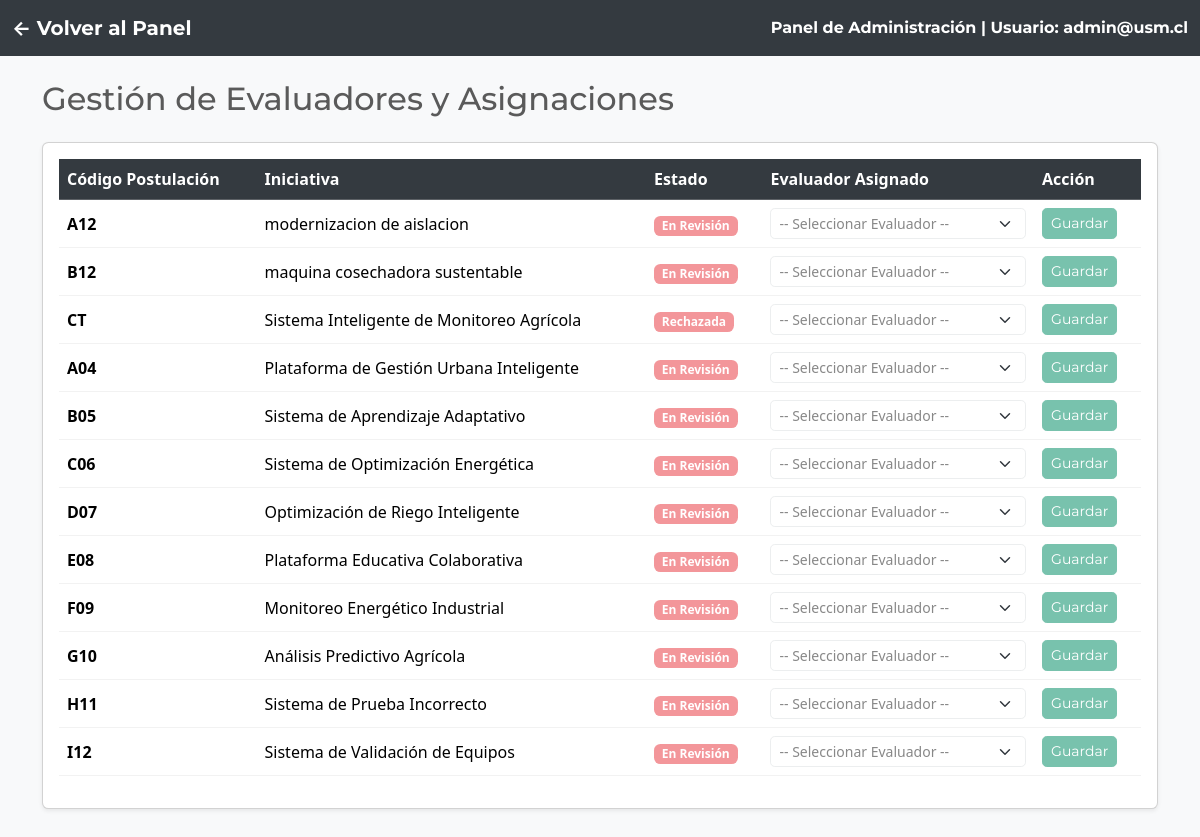
The page /PHP/admin_gestion.php (signed in) on the database its author committed.
### tables this page shows
CREATE TABLE Postulacion(
    Numero_Postulacion INT PRIMARY KEY,
    Fecha_Postulacion DATE NOT NULL,
    Codigo_Postulacion VARCHAR(100) NOT NULL UNIQUE,
    Presupuesto_Total DECIMAL(15,2) NOT NULL,
    Nombre_Responsable_1 VARCHAR(100) NOT NULL, 
    Nombre_Responsable_2 VARCHAR(100) NOT NULL,
    Rut_Empresa VARCHAR(10) NOT NULL,
    ID_Sede INT NOT NULL,
    ID_Region_Ejecucion INT NOT NULL,
    ID_Region_Impacto INT NOT NULL,
    ID_Tipo_Iniciativa INT NOT NULL,
    ID_Estado INT NOT NULL,
    FOREIGN KEY (Rut_Empresa) REFERENCES Entidad_Empresa(Rut_Empresa),
    FOREIGN KEY (ID_Sede) REFERENCES Sede(ID_Sede),
    FOREIGN KEY (ID_Region_Ejecucion) REFERENCES Region(ID_Region),
    FOREIGN KEY (ID_Region_Impacto) REFERENCES Region(ID_Region),
    FOREIGN KEY (ID_Tipo_Iniciativa) REFERENCES Tipo_Iniciativa(ID_Tipo_Iniciativa),
    FOREIGN KEY (ID_Estado) REFERENCES Estado_Postulacion(ID_Estado)
);

CREATE TABLE Iniciativa(
    ID_Iniciativa INT PRIMARY KEY AUTO_INCREMENT,
    Documentos VARCHAR(100),
    Nombre_Iniciativa VARCHAR(100) NOT NULL,
    Objetivo_Iniciativa VARCHAR(255) NOT NULL,
    Descripcion_Soluciones VARCHAR(255) NOT NULL,
    Resultados_Esperados VARCHAR(255) NOT NULL,
    ID_Postulacion INT NOT NULL,
    FOREIGN KEY (ID_Postulacion) REFERENCES Postulacion(Numero_Postulacion)
);

CREATE TABLE Estado_Postulacion(
    ID_Estado INT PRIMARY KEY,
    Nombre_Estado VARCHAR(100) NOT NULL
);

### PHP/admin_gestion.php (the view, shortened to what this page needs)
<?php
require 'conexion.php';
$sql = "SELECT p.Numero_Postulacion, p.Codigo_Postulacion, i.Nombre_Iniciativa, p.ID_Evaluador, u.Correo AS Correo_Eval, est.Nombre_Estado
        FROM Postulacion p
        LEFT JOIN Iniciativa i ON p.Numero_Postulacion = i.ID_Postulacion
        JOIN Estado_Postulacion est ON p.ID_Estado = est.ID_Estado
        LEFT JOIN Usuarios u ON p.ID_Evaluador = u.ID_Usuario";
$postulaciones = $conexion->query($sql);
?>
<!DOCTYPE html>
<html lang="es">
<head>
    <link href="https://bootswatch.com/5/minty/bootstrap.min.css" rel="stylesheet">
</head>
<body class="bg-light">
<nav class="navbar navbar-expand-lg navbar-dark bg-dark mb-4">
  <div class="container-fluid">
    <a class="navbar-brand fw-bold" href="principal.php">← Volver al Panel</a>
    <span class="navbar-text text-white fw-bold">
        Panel de Administración | Usuario: <?php echo $_SESSION['usuario']; ?>
    </span>
  </div>
</nav>
<div class="container mb-5">
    <h2 class="mb-4">Gestión de Evaluadores y Asignaciones</h2>
    <div class="card shadow-sm">
        <div class="card-body">
            <table class="table table-hover align-middle">
                <thead class="table-dark">
                    <tr>
                        <th>Código Postulación</th>
                        <th>Iniciativa</th>
                        <th>Estado</th>
                        <th>Evaluador Asignado</th>
                        <th>Acción</th>
                    </tr>
                </thead>
                <tbody>
                    <?php while($p = $postulaciones->fetch_assoc()): ?>
                        <tr>
                            <td><strong><?php echo $p['Codigo_Postulacion']; ?></strong></td>
                            <td><?php echo htmlspecialchars($p['Nombre_Iniciativa'] ?? 'Sin nombre'); ?></td>
                            <td><span class="badge bg-secondary"><?php echo $p['Nombre_Estado']; ?></span></td>
                            <form action="admin_gestion.php" method="POST">
                                <td>
                                    <select class="form-select form-select-sm" name="id_evaluador" required>
                                        <option value="">-- Seleccionar Evaluador --</option>
                                    </select>
                                </td>
                                <td>
                                    <button type="submit" class="btn btn-sm btn-primary">Guardar</button>
                                </td>
                            </form>
                        </tr>
                    <?php endwhile; ?>
                </tbody>
            </table>
        </div>
    </div>
</div>
</body>
</html>

### rows shown on the page
postulacion: Codigo_Postulacion "A12", iniciativa.Nombre_Iniciativa "modernizacion de aislacion", ID_Estado.Nombre_Estado "En Revisión"
postulacion: Codigo_Postulacion "B12", iniciativa.Nombre_Iniciativa "maquina cosechadora sustentable", ID_Estado.Nombre_Estado "En Revisión"
postulacion: Codigo_Postulacion "CT", iniciativa.Nombre_Iniciativa "Sistema Inteligente de Monitoreo Agrícola", ID_Estado.Nombre_Estado "Rechazada"
postulacion: Codigo_Postulacion "A04", iniciativa.Nombre_Iniciativa "Plataforma de Gestión Urbana Inteligente", ID_Estado.Nombre_Estado "En Revisión"
postulacion: Codigo_Postulacion "B05", iniciativa.Nombre_Iniciativa "Sistema de Aprendizaje Adaptativo", ID_Estado.Nombre_Estado "En Revisión"
postulacion: Codigo_Postulacion "C06", iniciativa.Nombre_Iniciativa "Sistema de Optimización Energética", ID_Estado.Nombre_Estado "En Revisión"
postulacion: Codigo_Postulacion "D07", iniciativa.Nombre_Iniciativa "Optimización de Riego Inteligente", ID_Estado.Nombre_Estado "En Revisión"
postulacion: Codigo_Postulacion "E08", iniciativa.Nombre_Iniciativa "Plataforma Educativa Colaborativa", ID_Estado.Nombre_Estado "En Revisión"
postulacion: Codigo_Postulacion "F09", iniciativa.Nombre_Iniciativa "Monitoreo Energético Industrial", ID_Estado.Nombre_Estado "En Revisión"
postulacion: Codigo_Postulacion "G10", iniciativa.Nombre_Iniciativa "Análisis Predictivo Agrícola", ID_Estado.Nombre_Estado "En Revisión"
postulacion: Codigo_Postulacion "H11", iniciativa.Nombre_Iniciativa "Sistema de Prueba Incorrecto", ID_Estado.Nombre_Estado "En Revisión"
postulacion: Codigo_Postulacion "I12", iniciativa.Nombre_Iniciativa "Sistema de Validación de Equipos", ID_Estado.Nombre_Estado "En Revisión"

### other values the page prints
$_SESSION['usuario'] "admin@usm.cl"
